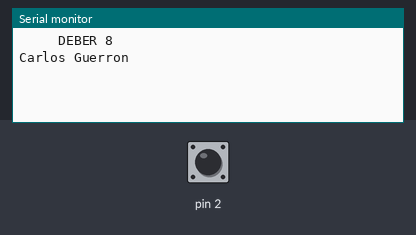
Recording of a sketch running on a simulated Arduino Uno, built with avr-gcc and run on an emulated ATmega328P. On the bench: the last lines printed to the serial monitor. The inputs (shaded band) are chosen by the test bench; at power-on: pin 2 HIGH.

Above: at 1.2 s.
1.3 s: pin 2 driven LOW
At 2.2 s:
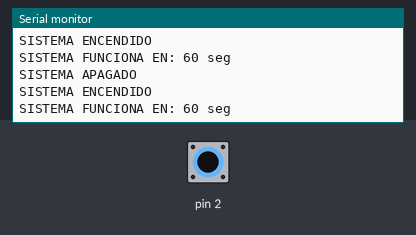
2.8 s: pin 2 pulsed HIGH 2 times (0.12 s each, 0.3 s apart)
6.4 s: pin 2 pulsed HIGH 5 times (0.12 s each, 0.3 s apart)
16.9 s: pin 2 driven HIGH
At 18.6 s:
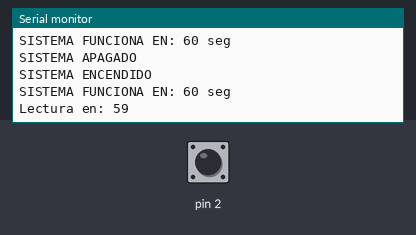
19.9 s: pin 2 driven LOW
At 20.4 s:
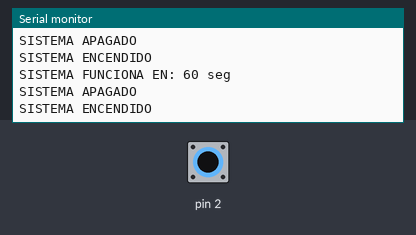

The sketch:

GuerronCarlos_Deber8.ino
```cpp
/*  DEBER 8
 * Nombre: Carlos Guerrón
 * Fecha: 13/01/2021
 * Objetivo: Realizar un código que el sistema se reinicia cada minuto, active el conversor análogo-digital realice una lectura y vuelve el sistema a un modo sleep.
 *
 */
#include<avr/power.h>
#include<avr/sleep.h>
#include<avr/wdt.h>
#include<MsTimer2.h>

int tiempo=0;  //tiempo de datos
int contador=0; //contador del timer
int onOff=0; //modos del sistema

void setup() {
  Serial.begin(9600);  // llamamos a la cx serial
  Serial.println("     DEBER 8    ");
  Serial.println("Carlos Guerron");
  MsTimer2::set(1000,reloj); //llamamos al timer 2, con el metodo reloj
  attachInterrupt(0,activacion,LOW); //creamos la interrupcion para activar el sistema

}

void loop() {
  delay(1000);
}

void activacion(){
  switch(onOff){
    case 0:
      Serial.println("SISTEMA ENCENDIDO");
      power_adc_disable();
      tiempo=60; // fijamos el minuto para que se reinicie el sistema
      onOff ++;
    break;
    case 1:
      Serial.println(String("SISTEMA FUNCIONA EN: ")+String(tiempo)+String(" seg"));
      MsTimer2::start();
      onOff++;
    break;
    case 2:
      Serial.println("SISTEMA APAGADO");
      tiempo=0;
      onOff=0;
      MsTimer2::stop();
      power_adc_disable();
    break;
    }
  }
void reloj(){
  contador++;
  Serial.println(String("Lectura en: ")+String(tiempo-contador));
  if(contador==tiempo){
    power_adc_enable();
    delay(10);
    Serial.println(analogRead(0));
    contador=0;
    }
  }
```

Measured:
- after the input at 1.3 s, the serial monitor: prints a new line at once (image 1)
- after the input at 16.9 s, the serial monitor: prints a new line after 1.0 s (image 2)
